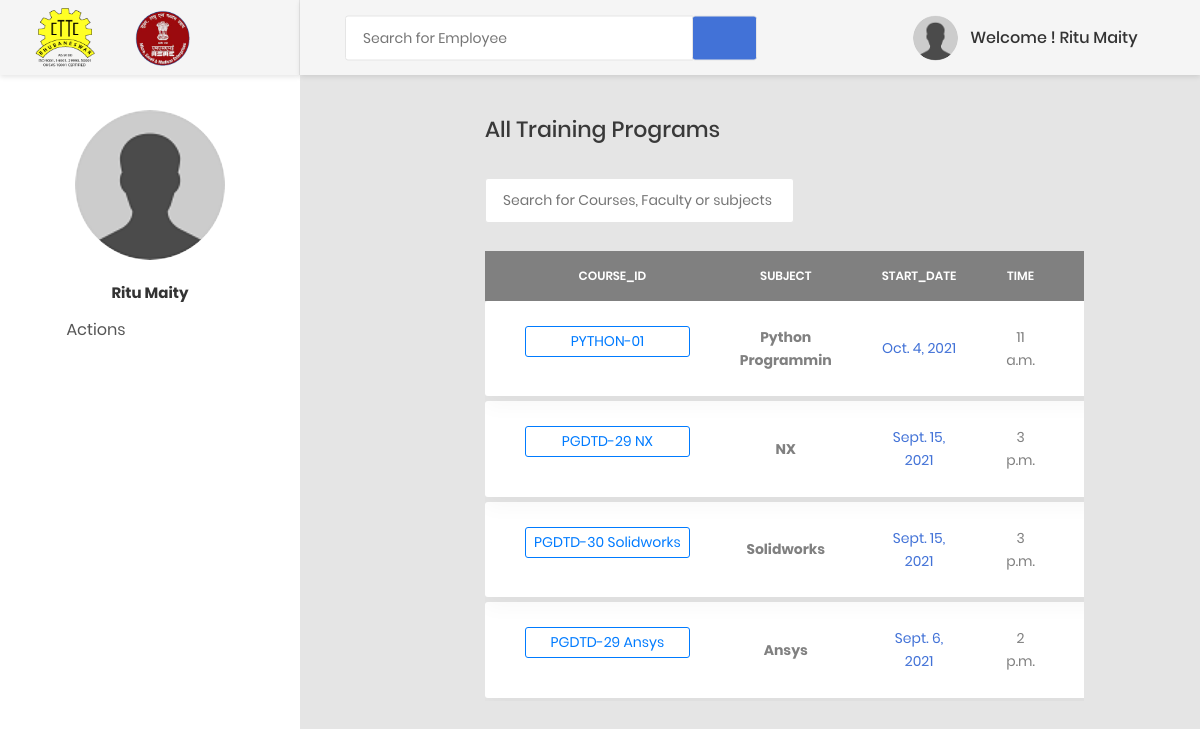
The page /E/ehome (signed in) on the database as committed earlier.
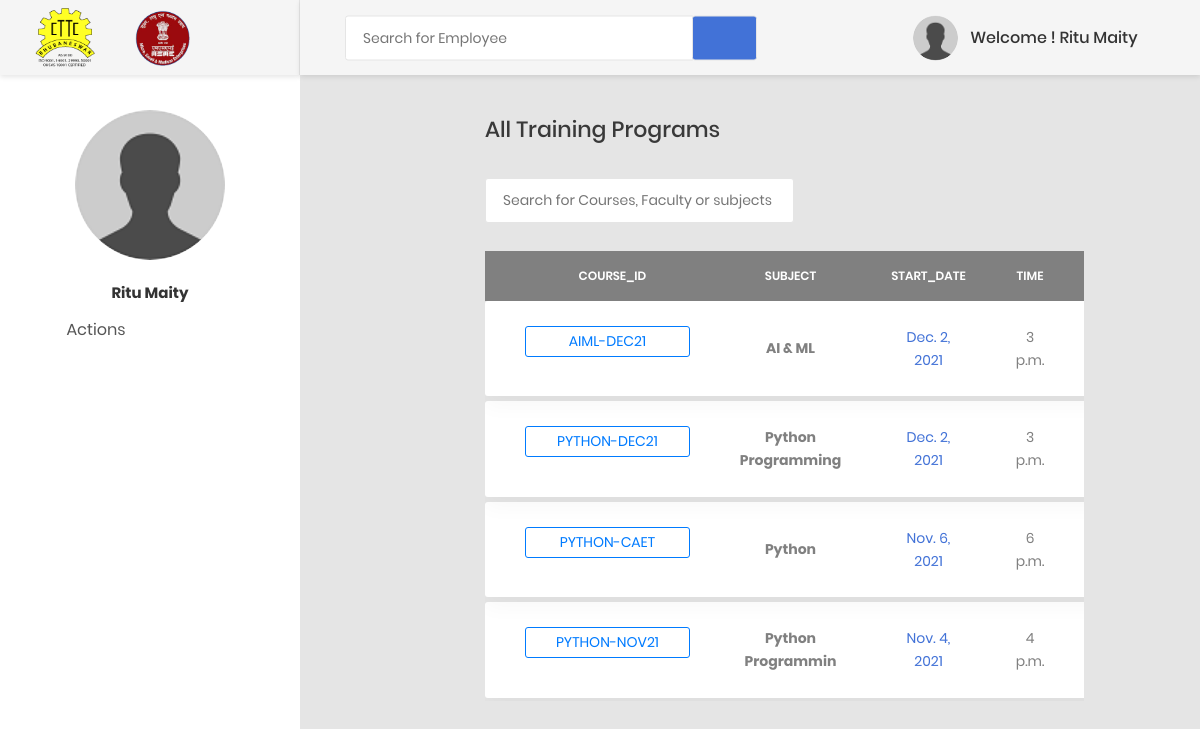
The same page on the database as committed later.
### Employee/models.py (models this page shows, shortened)
class EmployeeProfile(models.Model):
    class DesignationChoices(models.TextChoices):
        D1 = "GM",_("General Manager")
        D2 = "SM",_("Senior Manager")
        D3 = "MR",_("Manager")
        D4 = "SE",_("Senior Engineer")
        D5 = "ER",_("Engineer")
        D6 = "MC",_("Master Craftsman")
        D7 = "CO",_("Consultant")
        D8 = "GE",_("Graduate Engineer Trainee")
        D9 = "DE",_("Diploma Engineer Trainee")
        D10= "OJ",_("On Job Trainee")
    user = models.OneToOneField(User,on_delete=models.CASCADE,primary_key=True)
    department = models.ForeignKey(Department,to_field="department_name",on_delete=models.DO_NOTHING,blank=True,null=True)
    desg = models.TextField(_("Designation"),max_length=10,choices=DesignationChoices.choices,blank=True)
    qual = models.TextField(_("Qualification"),max_length=20,blank=True)
    photo = models.ImageField(upload_to='Employee_Photos',default='default_avatar.png')
    phone = models.IntegerField(null=True,blank=True)

### Feedapp/models.py (models this page shows, shortened)
class Course(models.Model):
    course_id = models.CharField(max_length=50,primary_key=True)
    subject   = models.CharField(max_length=50,default='Others')
    course_details = models.CharField(max_length=500,blank=False)
    faculty    = models.ForeignKey("Employee.EmployeeProfile", verbose_name=_("Faculty"), on_delete=models.CASCADE)
    start_date = models.DateField(blank=True)
    end_date   = models.DateField(blank=True)
    start_time = models.TimeField(blank=True)
    end_time   = models.TimeField(blank=True)
    venue      = models.CharField(max_length=10,blank=True)

### Employee/views.py (the view)
# urls.py: path('ehome',views.home,name='employee-home'),
@login_required(login_url='login')
@user_passes_test(lambda user:user.is_staff,login_url='oops')
def home(request):
        name = request.user.first_name.title()+" "+request.user.last_name.title()
        userpro = EmployeeProfile.objects.get(user=request.user)
        if userpro.desg in [EmployeeProfile.DesignationChoices.D1,EmployeeProfile.DesignationChoices.D2,EmployeeProfile.DesignationChoices.D3]:
            print(userpro.desg)
            all_courses = Course.objects.order_by("-start_date")
        elif userpro.department is not None:
            if userpro.department.incharge == request.user:
                facpros = EmployeeProfile.objects.filter(department=userpro.department)
                all_courses = EmployeeProfile.objects.none()
                for fac in facpros:
                    courses = Course.objects.filter(faculty=fac)
                    all_courses = all_courses.union(courses)
                all_courses = all_courses.order_by('-start_date')
            else:
                all_courses = Course.objects.filter(faculty=userpro)
        else:
            all_courses = Course.objects.filter(faculty=userpro)
        return render(request,'EmployeeDash.html',{'name':name,'courses':all_courses,'userpro':userpro})

### templates/EmployeeDash.html (shortened to what this page needs)
{% extends 'EmployeeBase.html' %}
{% block content %}
<div class="main-content">
                    <div class = "container-fluid">
                    <div class="row">
                    <div class="col-lg-2"></div>
                      <div class="col-lg-9">
                      </div>
                    </div>
                    </div>
                    <div class="section__content section__content--p30">
                        <div class="container-fluid">
                            <div class="row">
                                <div class = "col-lg-2">
                                </div>
                                <div class="col-lg-9">
                                    <h3 class="title-5 m-b-35">All Training Programs</h3>
                                    <div class="table-data__tool">
                                        <div class="table-data__tool-left">
                                        <input id='gfg' class="au-input--w300 au-input--style2" type="text" placeholder="Search for Courses, Faculty or subjects">
                                        <i class="zmdi zmdi-search"></i>
                                        </div>
                                    </div>
                                    <div class="table-responsive table-responsive-data2">
                                        <table class="table table-data2 my-tbody">
                                            <thead>
                                                <tr>
                                                    <th>Course_id</th>
                                                    <th>Subject</th>
                                                    <th>Start_date</th>
                                                    <th>Time</th>
                                                    <th>Faculty</th>
                                                </tr>
                                            </thead>
                                            <tbody id='feed_table'>
                                                {% for course in courses %}
                                                <tr class="tr-shadow">
                                                    <td><a class="btn btn-outline-primary btn-lg btn-block btn-sm" href="{% url 'view-consolidated' pk=course.course_id pdf=0 %}" role='button'>{{course.course_id}}</a></td>
                                                    <td>
                                                        <strong>{{course.subject}}</strong>
                                                    </td>
                                                    <td class="desc">{{course.start_date}}</td>
                                                    <td>{{course.start_time}}</td>
                                                    <td>
                                                    </td>
                                                </tr>
                                                <tr class="spacer"></tr>
                                                {% endfor %}
                                            </tbody>
                                        </table>
                                    </div>
                                </div>
                        </div>
                    </div>
</div>
{% endblock %}

### templates/EmployeeBase.html (shortened to what this page needs)
{% load static %}
<!DOCTYPE html>
<html lang="en">
<head>
    <link href="{% static 'css/font-face.css' %}" rel="stylesheet" media="all">
    <link href="{% static 'vendor/font-awesome-4.7/css/font-awesome.min.css' %}" rel="stylesheet" media="all">
    <link href="{% static 'vendor/font-awesome-5/css/fontawesome-all.min.css' %}" rel="stylesheet" media="all">
    <link href="{% static 'vendor/mdi-font/css/material-design-iconic-font.min.css' %}" rel="stylesheet" media="all">
    <link href="{% static 'vendor/bootstrap-4.1/bootstrap.min.css' %}" rel="stylesheet" media="all">
    <link href="{% static 'vendor/animsition/animsition.min.css' %}" rel="stylesheet" media="all">
    <link href="{% static 'vendor/bootstrap-progressbar/bootstrap-progressbar-3.3.4.min.css' %}" rel="stylesheet" media="all">
    <link href="{% static 'vendor/wow/animate.css' %}" rel="stylesheet" media="all">
    <link href="{% static 'vendor/css-hamburgers/hamburgers.min.css' %}" rel="stylesheet" media="all">
    <link href="{% static 'vendor/slick/slick.css' %}" rel="stylesheet" media="all">
    <link href="{% static 'vendor/select2/select2.min.css' %}" rel="stylesheet" media="all">
    <link href="{% static 'vendor/perfect-scrollbar/perfect-scrollbar.css' %}" rel="stylesheet" media="all">
    <link href="{% static 'css/theme.css' %}" rel="stylesheet" media="all">
</head>
<body class="animsition">
    <div class="page-wrapper">
        <aside class="menu-sidebar d-none d-lg-block">
            <div class="logo">
                <a href="{% url 'employee-home' %}">
                    <img src="{% static 'img/logo_feed.png' %}" class= "align-self-left mr-3" style="width: 60px; height: 60px; float:left;" alt="Cool Admin" />
                    <img src="{% static 'img/logo_msme.png' %}" class= "align-self-right mr-3" style="width: 85px; height: 60px; float:right;" alt="Cool Admin" />
                </a>
            </div>
            <div class="menu-sidebar__content js-scrollbar1">
                <nav class="navbar-sidebar">
                    <ul class="list-unstyled navbar__list">
                        <div class="image">
                            {% if userpro.photo %}
                            <img class="user mx-auto d-block" src="{{userpro.photo.url}}" alt="" />
                            {% else %}
                            <img  src="{% static 'img/default_avatar.png' %}" alt=""/>
                            {% endif %}
                        </div>
                        <h5 class="text-sm-center pt-sm-4">{{name}}</h5>
                        <li class="has-sub">
                            <a class="js-arrow" href="#">
                                <i class="fas fa-copy"></i>Actions</a>
                        </li>
                    </ul>
                </nav>
            </div>
        </aside>
        <div class="page-container">
            <header class="header-desktop">
                <div class="section__content section__content--p30">
                    <div class="container-fluid">
                        <div class="header-wrap">
                            <form class="form-header" action="{% url 'search' %}" method="POST">
                                <input class="au-input au-input--xl" type="text" name="pk" placeholder="Search for Employee" />
                                <button class="au-btn--submit" type="submit">
                                    <i class="zmdi zmdi-search"></i>
                                </button>
                            </form>
                            <div class="header-button">
                                <div class="account-wrap">
                                    <div class="account-item clearfix js-item-menu">
                                        <div class="image">
                                            {% if userpro.photo %}
                                            <img class="user_box mx-auto d-block" src="{{userpro.photo.url}}" alt="" />
                                            {% else %}
                                            <img class="user_box mx-auto d-block" src="{% static 'img/default_avatar.png' %}" alt=""/>
                                            {% endif %}
                                        </div>
                                        <div class="content">
                                            <a class="js-acc-btn" href="#">Welcome ! {{name}}</a>
                                        </div>
                                    </div>
                                </div>
                            </div>
                        </div>
                    </div>
                </div>
            </header>
                {% block content %}{% endblock %}
        </div>
    </div>
</body>
</html>

### templates/EmployeeDash.html (style rules this page uses)
.my-tbody { height:450px; display:block; overflow-y:scroll; width:100%; text-align:center; }
tbody { width: 100%; }
thead { position: sticky; top: 0; background-color:gray; text-align:center; }
tr { width: 100%; }
td { width: 100%; }
.table-data2.table thead th { color : white; }

### templates/EmployeeBase.html (style rules this page uses)
.user { display: inline-block; width: 150px; height: 150px; border-radius: 50%; object-fit: cover; }
.user_box { display: inline-block; width: 45px; height: 45px; border-radius: 50%; object-fit: cover; }

Rows that differ between the two databases and show on the page:
no longer on this page (row unchanged): Course: course_id "PYTHON-01", subject "Python Programmin", start_date "Oct. 4, 2021", start_time "11 a.m."
no longer on this page (row unchanged): Course: course_id "PGDTD-29 NX", subject "NX", start_date "Sept. 15, 2021", start_time "3 p.m."
no longer on this page (row unchanged): Course: course_id "PGDTD-30 Solidworks", subject "Solidworks", start_date "Sept. 15, 2021", start_time "3 p.m."
no longer on this page (row unchanged): Course: course_id "PGDTD-29 Ansys", subject "Ansys", start_date "Sept. 6, 2021", start_time "2 p.m."
added Course: course_id "AIML-DEC21", subject "AI & ML", start_date "Dec. 2, 2021", start_time "3 p.m."
added Course: course_id "PYTHON-DEC21", subject "Python Programming", start_date "Dec. 2, 2021", start_time "3 p.m."
added Course: course_id "PYTHON-CAET", subject "Python", start_date "Nov. 6, 2021", start_time "6 p.m."
added Course: course_id "PYTHON-NOV21", subject "Python Programmin", start_date "Nov. 4, 2021", start_time "4 p.m."
